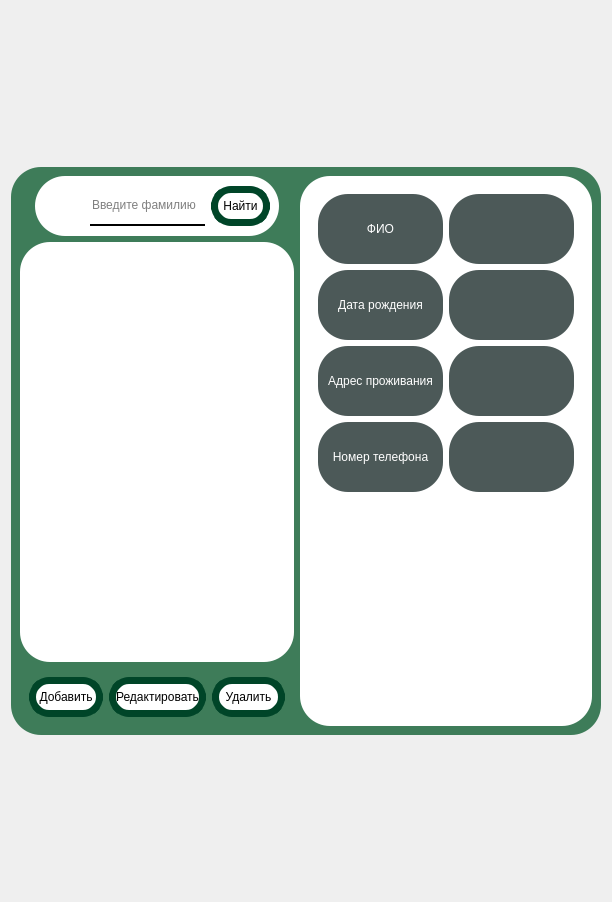
      <widget class="QWidget" name="PPacientList">
       <layout class="QVBoxLayout" name="verticalLayout">
        <item>
         <widget class="QWidget" name="widget_18" native="true">
          <property name="minimumSize">
           <size>
            <width>0</width>
            <height>150</height>
           </size>
          </property>
          <property name="maximumSize">
           <size>
            <width>16777215</width>
            <height>150</height>
           </size>
          </property>
         </widget>
        </item>
        <item>
         <widget class="QWidget" name="widget_17" native="true">
          <property name="maximumSize">
           <size>
            <width>16777215</width>
            <height>16777215</height>
           </size>
          </property>
          <property name="styleSheet">
           <string notr="true">background-color:#3E7C59;
border-radius:30;</string>
          </property>
          <layout class="QGridLayout" name="gridLayout_35">
           <item row="0" column="0">
            <widget class="QWidget" name="widget_30" native="true">
             <layout class="QGridLayout" name="gridLayout_36">
              <property name="leftMargin">
               <number>0</number>
              </property>
              <property name="topMargin">
               <number>0</number>
              </property>
              <property name="rightMargin">
               <number>0</number>
              </property>
              <property name="bottomMargin">
               <number>0</number>
              </property>
              <item row="0" column="0">
               <widget class="QWidget" name="widget_31" native="true">
                <property name="maximumSize">
                 <size>
                  <width>700</width>
                  <height>80</height>
                 </size>
                </property>
                <layout class="QVBoxLayout" name="verticalLayout_6">
                 <property name="leftMargin">
                  <number>15</number>
                 </property>
                 <property name="topMargin">
                  <number>0</number>
                 </property>
                 <property name="rightMargin">
                  <number>15</number>
                 </property>
                 <property name="bottomMargin">
                  <number>0</number>
                 </property>
                 <item>
                  <widget class="QWidget" name="widget_33" native="true">
                   <property name="minimumSize">
                    <size>
                     <width>0</width>
                     <height>60</height>
                    </size>
                   </property>
                   <property name="maximumSize">
                    <size>
                     <width>16777215</width>
                     <height>60</height>
                    </size>
                   </property>
                   <property name="styleSheet">
                    <string notr="true">background:white;
border-radius: 30;</string>
                   </property>
                   <layout class="QGridLayout" name="gridLayout_20">
                    <property name="leftMargin">
                     <number>9</number>
                    </property>
                    <item row="0" column="1">
                     <widget class="QLineEdit" name="LESecondName">
                      <property name="minimumSize">
                       <size>
                        <width>0</width>
                        <height>40</height>
                       </size>
                      </property>
                      <property name="font">
                       <font>
                        <italic>false</italic>
                       </font>
                      </property>
                      <property name="styleSheet">
                       <string notr="true">border: 0px solid red;
border-bottom: 2px solid black;</string>
                      </property>
                      <property name="placeholderText">
                       <string>Введите фамилию</string>
                      </property>
                     </widget>
                    </item>
                    <item row="0" column="2">
                     <widget class="QPushButton" name="PBFindPatient">
                      <property name="minimumSize">
                       <size>
                        <width>0</width>
                        <height>40</height>
                       </size>
                      </property>
                      <property name="styleSheet">
                       <string notr="true">QPushButton{
	border-radius:20;
	background-color:white;
	color:black;
	border: 7px solid #004528;
	padding: 5;
}

QPushButton:hover{
        background-color:#ACACAC;
}</string>
                      </property>
                      <property name="text">
                       <string>Найти</string>
                      </property>
                      <property name="autoDefault">
                       <bool>false</bool>
                      </property>
                     </widget>
                    </item>
                    <item row="0" column="0">
                     <widget class="QLabel" name="LLens">
                      <property name="minimumSize">
                       <size>
                        <width>40</width>
                        <height>40</height>
                       </size>
                      </property>
                      <property name="maximumSize">
                       <size>
                        <width>40</width>
                        <height>40</height>
                       </size>
                      </property>
                      <property name="text">
                       <string/>
                      </property>
                     </widget>
                    </item>
                   </layout>
                  </widget>
                 </item>
                </layout>
               </widget>
              </item>
              <item row="1" column="0">
               <widget class="QWidget" name="widget_20" native="true">
                <property name="maximumSize">
                 <size>
                  <width>700</width>
                  <height>600</height>
                 </size>
                </property>
                <property name="styleSheet">
                 <string notr="true">background:white;
border-radius:30;</string>
                </property>
                <layout class="QGridLayout" name="gridLayout_10">
                 <item row="0" column="0">
                  <widget class="QTableView" name="TVPatients">
                   <property name="maximumSize">
                    <size>
                     <width>16777215</width>
                     <height>16777215</height>
                    </size>
                   </property>
                   <property name="font">
                    <font>
                     <pointsize>11</pointsize>
                    </font>
                   </property>
                   <property name="styleSheet">
                    <string notr="true">QHeaderView::section {
    background-color: #3E7C59;
    color: white;
    padding: 5px;
    border: none;
    border-radius: 4px;
}

QTableView {
    border: 0px solid #ccc;
    border-radius: 30px;
}

QTableView::item {
    border: 1px solid #ddd;
    border-radius: 4px;
    padding: 5px;
}</string>
                   </property>
                   <property name="editTriggers">
                    <set>QAbstractItemView::EditTrigger::NoEditTriggers</set>
                   </property>
                   <attribute name="horizontalHeaderDefaultSectionSize">
                    <number>160</number>
                   </attribute>
                  </widget>
                 </item>
                </layout>
               </widget>
              </item>
              <item row="2" column="0">
               <widget class="QWidget" name="AdminPanel2" native="true">
                <property name="maximumSize">
                 <size>
                  <width>700</width>
                  <height>60</height>
                 </size>
                </property>
                <layout class="QHBoxLayout" name="horizontalLayout_6">
                 <item alignment="Qt::AlignmentFlag::AlignTop">
                  <widget class="QPushButton" name="PBPatietTableAdd">
                   <property name="minimumSize">
                    <size>
                     <width>0</width>
                     <height>40</height>
                    </size>
                   </property>
                   <property name="styleSheet">
                    <string notr="true">QPushButton{
	border-radius:20;
	background-color:white;
	color:black;
	border: 7px solid #004528;
}

QPushButton:hover{
        background-color:#ACACAC;
}</string>
                   </property>
                   <property name="text">
                    <string>Добавить</string>
                   </property>
                   <property name="autoDefault">
                    <bool>false</bool>
                   </property>
                  </widget>
                 </item>
                 <item alignment="Qt::AlignmentFlag::AlignTop">
                  <widget class="QPushButton" name="PBPatientTableEdit">
                   <property name="enabled">
                    <bool>true</bool>
                   </property>
                   <property name="minimumSize">
                    <size>
                     <width>0</width>
                     <height>40</height>
                    </size>
                   </property>
                   <property name="styleSheet">
                    <string notr="true">QPushButton{
	border-radius:20;
	background-color:white;
	color:black;
	border: 7px solid #004528;
}

QPushButton:hover{
        background-color:#ACACAC;
}</string>
                   </property>
                   <property name="text">
                    <string>Редактировать</string>
                   </property>
                   <property name="autoDefault">
                    <bool>false</bool>
                   </property>
                  </widget>
                 </item>
                 <item alignment="Qt::AlignmentFlag::AlignTop">
                  <widget class="QPushButton" name="PBPatientTableDelete">
                   <property name="minimumSize">
                    <size>
                     <width>0</width>
                     <height>40</height>
                    </size>
                   </property>
                   <property name="styleSheet">
                    <string notr="true">QPushButton{
	border-radius:20;
	background-color:white;
	color:black;
	border: 7px solid #004528;
}

QPushButton:hover{
        background-color:#ACACAC;
}</string>
                   </property>
                   <property name="text">
                    <string>Удалить</string>
                   </property>
                   <property name="checkable">
                    <bool>false</bool>
                   </property>
                  </widget>
                 </item>
                </layout>
               </widget>
              </item>
             </layout>
            </widget>
           </item>
           <item row="0" column="1">
            <widget class="QWidget" name="widget_40" native="true">
             <property name="minimumSize">
              <size>
               <width>0</width>
               <height>0</height>
              </size>
             </property>
             <property name="styleSheet">
              <string notr="true">background:white</string>
             </property>
             <layout class="QGridLayout" name="gridLayout_27">
              <item row="0" column="0">
               <widget class="QWidget" name="widget_21" native="true">
                <property name="styleSheet">
                 <string notr="true">background:white</string>
                </property>
                <layout class="QGridLayout" name="gridLayout_9">
                 <item row="3" column="1">
                  <widget class="QWidget" name="widget_26" native="true">
                   <property name="minimumSize">
                    <size>
                     <width>90</width>
                     <height>70</height>
                    </size>
                   </property>
                   <property name="maximumSize">
                    <size>
                     <width>16777215</width>
                     <height>70</height>
                    </size>
                   </property>
                   <property name="styleSheet">
                    <string notr="true">background:#4C5958</string>
                   </property>
                   <layout class="QGridLayout" name="gridLayout_18">
                    <item row="0" column="0">
                     <widget class="QLabel" name="LPhoneNumber">
                      <property name="styleSheet">
                       <string notr="true">color:white</string>
                      </property>
                      <property name="text">
                       <string/>
                      </property>
                      <property name="alignment">
                       <set>Qt::AlignmentFlag::AlignCenter</set>
                      </property>
                     </widget>
                    </item>
                   </layout>
                  </widget>
                 </item>
                 <item row="1" column="1">
                  <widget class="QWidget" name="widget_28" native="true">
                   <property name="minimumSize">
                    <size>
                     <width>90</width>
                     <height>70</height>
                    </size>
                   </property>
                   <property name="maximumSize">
                    <size>
                     <width>16777215</width>
                     <height>70</height>
                    </size>
                   </property>
                   <property name="styleSheet">
                    <string notr="true">background:#4C5958</string>
                   </property>
                   <layout class="QGridLayout" name="gridLayout_14">
                    <item row="0" column="0">
                     <widget class="QLabel" name="LBirthYear">
                      <property name="maximumSize">
                       <size>
                        <width>16777215</width>
                        <height>314234</height>
                       </size>
                      </property>
                      <property name="styleSheet">
                       <string notr="true">color:white</string>
                      </property>
                      <property name="text">
                       <string/>
                      </property>
                      <property name="alignment">
                       <set>Qt::AlignmentFlag::AlignCenter</set>
                      </property>
                     </widget>
                    </item>
                   </layout>
                  </widget>
                 </item>
                 <item row="3" column="0">
                  <widget class="QWidget" name="widget_25" native="true">
                   <property name="styleSheet">
                    <string notr="true">background:#4C5958</string>
                   </property>
                   <layout class="QGridLayout" name="gridLayout_17">
                    <item row="0" column="0">
                     <widget class="QLabel" name="label_13">
                      <property name="styleSheet">
                       <string notr="true">color:white</string>
                      </property>
                      <property name="text">
                       <string>Номер телефона</string>
                      </property>
                      <property name="alignment">
                       <set>Qt::AlignmentFlag::AlignCenter</set>
                      </property>
                     </widget>
                    </item>
                   </layout>
                  </widget>
                 </item>
                 <item row="2" column="0">
                  <widget class="QWidget" name="widget_24" native="true">
                   <property name="styleSheet">
                    <string notr="true">background:#4C5958</string>
                   </property>
                   <layout class="QGridLayout" name="gridLayout_15">
                    <item row="0" column="0">
                     <widget class="QLabel" name="label_11">
                      <property name="styleSheet">
                       <string notr="true">color:white</string>
                      </property>
                      <property name="text">
                       <string>Адрес проживания</string>
                      </property>
                      <property name="alignment">
                       <set>Qt::AlignmentFlag::AlignCenter</set>
                      </property>
                     </widget>
                    </item>
                   </layout>
                  </widget>
                 </item>
                 <item row="1" column="0">
                  <widget class="QWidget" name="widget_23" native="true">
                   <property name="styleSheet">
                    <string notr="true">background:#4C5958</string>
                   </property>
                   <layout class="QGridLayout" name="gridLayout_13">
                    <item row="0" column="0">
                     <widget class="QLabel" name="label_9">
                      <property name="styleSheet">
                       <string notr="true">color:white</string>
                      </property>
                      <property name="text">
                       <string>Дата рождения</string>
                      </property>
                      <property name="alignment">
                       <set>Qt::AlignmentFlag::AlignCenter</set>
                      </property>
                     </widget>
                    </item>
                   </layout>
                  </widget>
                 </item>
                 <item row="0" column="1">
                  <widget class="QWidget" name="widget_29" native="true">
                   <property name="minimumSize">
                    <size>
                     <width>90</width>
                     <height>70</height>
                    </size>
                   </property>
                   <property name="maximumSize">
                    <size>
                     <width>16777215</width>
                     <height>70</height>
                    </size>
                   </property>
                   <property name="styleSheet">
                    <string notr="true">background:#4C5958</string>
                   </property>
                   <layout class="QGridLayout" name="gridLayout_12">
                    <item row="0" column="0">
                     <widget class="QLabel" name="LFullName">
                      <property name="maximumSize">
                       <size>
                        <width>16777215</width>
                        <height>234234</height>
                       </size>
                      </property>
                      <property name="styleSheet">
                       <string notr="true">color:white</string>
                      </property>
                      <property name="text">
                       <string/>
                      </property>
                      <property name="alignment">
                       <set>Qt::AlignmentFlag::AlignCenter</set>
                      </property>
                     </widget>
                    </item>
                   </layout>
                  </widget>
                 </item>
                 <item row="2" column="1">
                  <widget class="QWidget" name="widget_27" native="true">
                   <property name="minimumSize">
                    <size>
                     <width>90</width>
                     <height>70</height>
                    </size>
                   </property>
                   <property name="maximumSize">
                    <size>
                     <width>16777215</width>
                     <height>70</height>
                    </size>
                   </property>
                   <property name="styleSheet">
                    <string notr="true">background:#4C5958</string>
                   </property>
                   <layout class="QGridLayout" name="gridLayout_16">
                    <item row="0" column="0">
                     <widget class="QLabel" name="LAddress">
                      <property name="styleSheet">
                       <string notr="true">color:white</string>
                      </property>
                      <property name="text">
                       <string/>
                      </property>
                      <property name="alignment">
                       <set>Qt::AlignmentFlag::AlignCenter</set>
                      </property>
                     </widget>
                    </item>
                   </layout>
                  </widget>
                 </item>
                 <item row="0" column="0">
                  <widget class="QWidget" name="widget_22" native="true">
                   <property name="maximumSize">
                    <size>
                     <width>150</width>
                     <height>16777215</height>
                    </size>
                   </property>
                   <property name="styleSheet">
                    <string notr="true">background:#4C5958</string>
                   </property>
                   <layout class="QGridLayout" name="gridLayout_11">
                    <item row="0" column="0">
                     <widget class="QLabel" name="label_2">
                      <property name="styleSheet">
                       <string notr="true">color:white</string>
                      </property>
                      <property name="text">
                       <string>ФИО</string>
                      </property>
                      <property name="alignment">
                       <set>Qt::AlignmentFlag::AlignCenter</set>
                      </property>
                     </widget>
                    </item>
                   </layout>
                  </widget>
                 </item>
                </layout>
               </widget>
              </item>
              <item row="1" column="0">
               <widget class="QWidget" name="widget_41" native="true">
                <property name="styleSheet">
                 <string notr="true">background:white</string>
                </property>
                <layout class="QGridLayout" name="gridLayout_19">
                 <item row="0" column="0">
                  <widget class="QTableView" name="TVPatientVisitDate">
                   <property name="styleSheet">
                    <string notr="true">QHeaderView::section {
    background-color: #3E7C59;
    color: white;
    padding: 5px;
    border: none;
    border-radius: 4px;
}

QTableView {
    border: 0px solid #ccc;
    border-radius: 30px;
}

QTableView::item {
    border: 1px solid #ddd;
    border-radius: 4px;
    padding: 5px;
}</string>
                   </property>
                   <property name="sizeAdjustPolicy">
                    <enum>QAbstractScrollArea::SizeAdjustPolicy::AdjustIgnored</enum>
                   </property>
                   <property name="editTriggers">
                    <set>QAbstractItemView::EditTrigger::NoEditTriggers</set>
                   </property>
                   <attribute name="horizontalHeaderCascadingSectionResizes">
                    <bool>false</bool>
                   </attribute>
                   <attribute name="horizontalHeaderStretchLastSection">
                    <bool>true</bool>
                   </attribute>
                   <attribute name="verticalHeaderVisible">
                    <bool>true</bool>
                   </attribute>
                  </widget>
                 </item>
                </layout>
               </widget>
              </item>
             </layout>
            </widget>
           </item>
          </layout>
         </widget>
        </item>
        <item>
         <widget class="QWidget" name="widget_19" native="true">
          <property name="minimumSize">
           <size>
            <width>0</width>
            <height>150</height>
           </size>
          </property>
          <property name="maximumSize">
           <size>
            <width>16777215</width>
            <height>150</height>
           </size>
          </property>
         </widget>
        </item>
       </layout>
      </widget>
